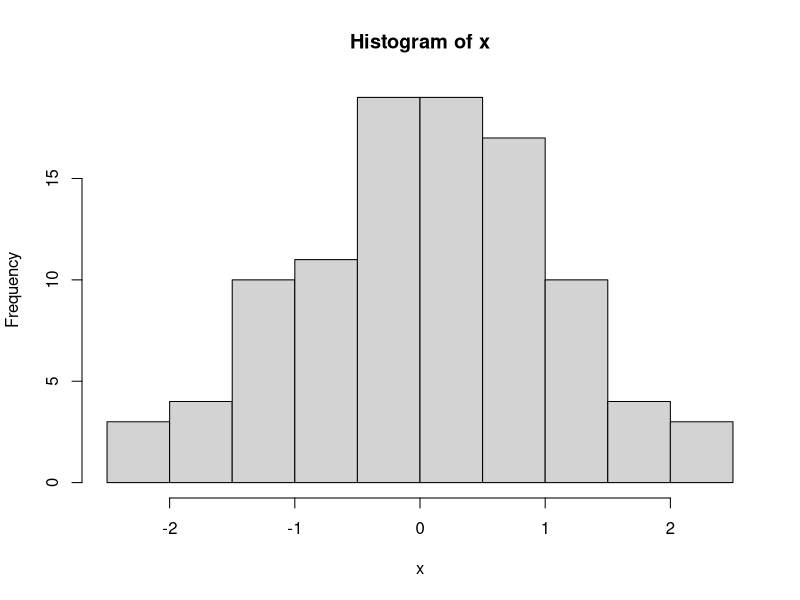

Source code (R):
x=rnorm(100, 0, 1)
View(x)
hist(x)

pnorm(160, 165, 6)

1-pnorm(180, 165, 6)

pnorm(180, 165,6)- pnorm(160, 165,6)

dbinom(2, 5, 0.791462)

pnorm(84, mean=72, sd=15.2, lower.tail=FALSE)
1-pnorm(84, 72, 15.2)

